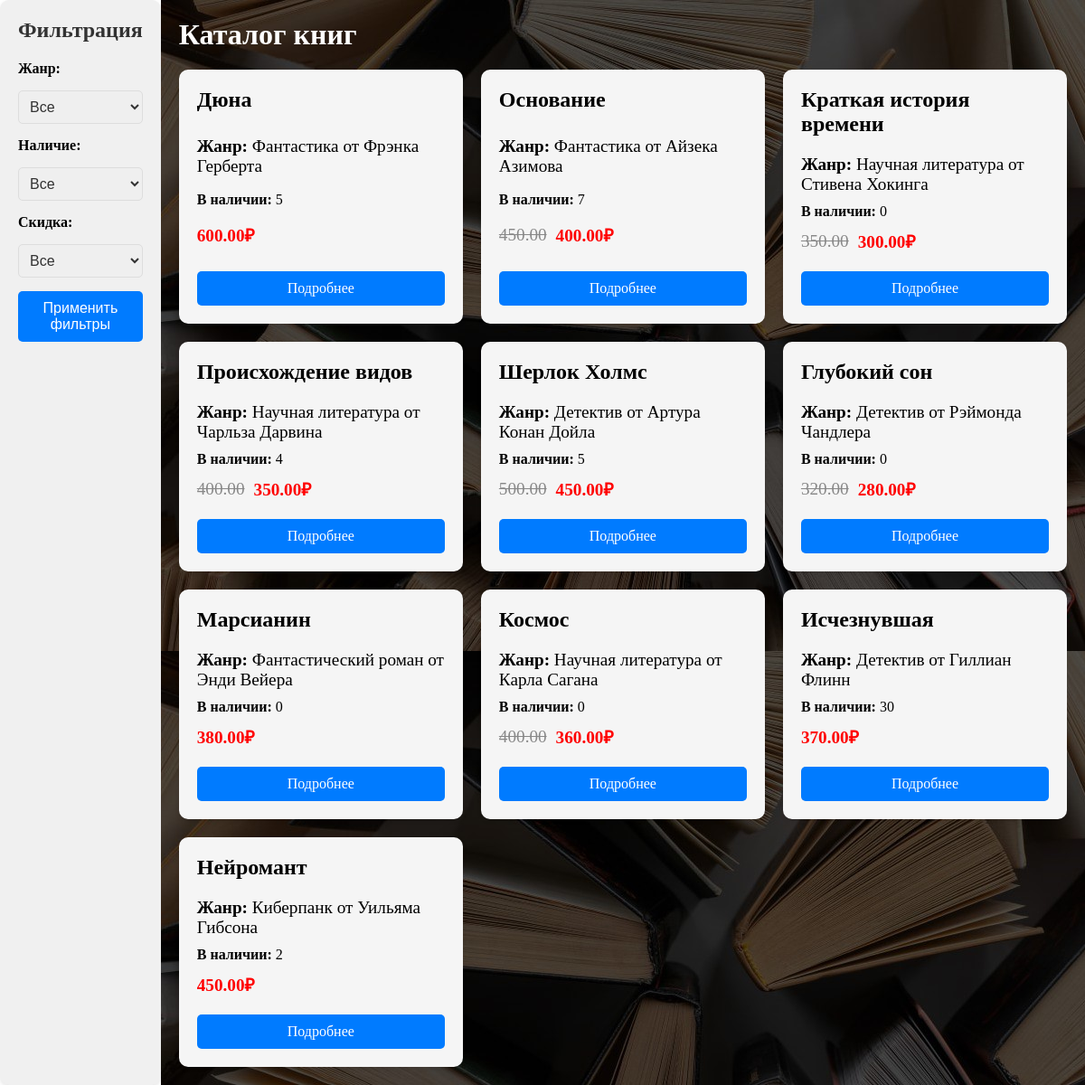
Screenshot of /views/main.php with the database file from the repository.
### tables this page shows
CREATE TABLE `product` (
  `id` int(10) UNSIGNED NOT NULL,
  `position` int(11) DEFAULT '0',
  `url` varchar(255) NOT NULL,
  `name` varchar(255) NOT NULL,
  `articul` varchar(255) NOT NULL,
  `price` decimal(10,2) NOT NULL,
  `currency_id` int(10) UNSIGNED DEFAULT NULL,
  `price_old` decimal(10,2) NOT NULL,
  `notice` text,
  `content` text,
  `visible` tinyint(1) NOT NULL,
  `quantity` int(11) NOT NULL,
  `image` text NOT NULL
);

### filter.php (called while the page is built, shortened)
<?php
include "../database.php";
function getFilteredProducts($filters) {
    global $pdo;
    $params = [];
    $sql = "SELECT * FROM product";
    $stmt = $pdo->prepare($sql);
    $stmt->execute($params);
    return $stmt->fetchAll();
}
$filters = [
    'discount' => $_GET['discount'] ?? null,
    'availability' => $_GET['availability'] ?? null,
    'genre' => $_GET['genre'] ?? null
];
$datas=getFilteredProducts($filters);
?>

### views/main.php (the view, shortened to what this page needs)
<?php
include "../database.php";
include "../filter.php";
?>
<!DOCTYPE html>
<html lang="en">
<head>
    <link rel="stylesheet" href="../css/main.css">
</head>
<body>
    <main class="main">
        <aside class="aside">
            <h2>Фильтрация</h2>
            <form id="filter-form">
                <div class="filter-group">
                    <label for="genre">Жанр:</label>
                    <select id="genre" name="genre">
                        <option value="">Все</option>
                    </select>
                </div>
                <div class="filter-group">
                    <label for="availability">Наличие:</label>
                    <select id="availability" name="availability">
                        <option value="">Все</option>
                    </select>
                </div>
                <div class="filter-group">
                    <label for="discount">Скидка:</label>
                    <select id="discount" name="discount">
                        <option value="">Все</option>
                    </select>
                </div>
                <button type="submit">Применить фильтры</button>
            </form>
        </aside>
        <div class="container__products">
            <h1 class="main__title">Каталог книг</h1>
            <div class="block__cards">
                <?php foreach ($datas as $data): ?>
                    <article class="card__content">
                        <header>
                            <h2 class="card__title"><?= htmlspecialchars($data['name']); ?></h2>
                        </header>
                        <p class="card__notice">
                            <strong>Жанр:</strong> <?= htmlspecialchars($data['notice']); ?>
                        </p>
                        <p class="quantity"><strong>В наличии:</strong> <?= htmlspecialchars($data['quantity']); ?></p>
                        <div class="card__prices">
                            <?php if (htmlspecialchars($data['price_old']) != htmlspecialchars($data['price'])): ?>
                                <span class="card__oldprice"><?= htmlspecialchars($data['price_old']); ?></span>
                            <?php endif; ?>
                            <span class="card__price"><?= htmlspecialchars($data['price']); ?>&#8381;</span>
                        </div>
                        <footer>
                            <a class="card__btn" href="product.php?url=<?= htmlspecialchars($data['url']); ?>">Подробнее</a>
                        </footer>
                    </article>
                <?php endforeach; ?>
            </div>
        </div>
    </main>
</body>
</html>

### css/main.css (style rules this page uses)
* { margin: 0; padding: 0; box-sizing: border-box; }
.main { display: flex; justify-content: space-between; }
.aside { background: #f0f0f0; padding: 20px; border-radius: 10px; box-shadow: 0 2px 5px rgba(0, 0, 0, 0.1); }
.aside h2 { color: #333; font-size: 1.5em; margin-bottom: 20px; }
.filter-group, label { margin-bottom: 15px; display: block; font-weight: bold; }
select { width: 100%; padding: 8px; border: 1px solid #ddd; border-radius: 5px; font-size: 1em; color: #333; }
button { display: block; width: 100%; padding: 10px; background-color: #007bff; color: white; border: none; border-radius: 5px; cursor: pointer; font-size: 1em; }
.container__products { padding: 20px; max-width: 1200px; margin: 0 auto; background: url('../assets/images/books.jpeg'); display: flex; flex-wrap: wrap; justify-content: flex-start; }
.main__title { text-align: center; margin-bottom: 20px; color: #fff; }
.block__cards { width: 100%; display: grid; grid-template-columns: repeat(3, 1fr); grid-gap: 20px; }
.card__content { background: #f5f5f5; padding: 20px; border-radius: 10px; box-shadow: 0 2px 5px rgba(0, 0, 0, 0.1); display: flex; flex-direction: column; justify-content: space-between; min-width: 0; }
.card__title { font-size: 1.5em; margin-bottom: 10px; }
.card__notice { margin: 10px 0; font-size: 1.2em; }
.card__prices { display: flex; align-items: center; margin: 10px 0; }
.card__oldprice { text-decoration: line-through; margin-right: 10px; font-size: 1.2em; color: #888; }
.card__price { color: #ff0000; font-weight: bold; font-size: 1.2em; }
.card__btn { text-align: center; display: block; padding: 10px 15px; background: #007bff; color: white; text-decoration: none; border-radius: 5px; margin-top: 10px; }

### rows the page displays
product: name "Дюна", notice "Фантастика от Фрэнка Герберта", quantity "5", price "600.00"
product: name "Основание", notice "Фантастика от Айзека Азимова", quantity "7", price_old "450.00", price "400.00"
product: name "Краткая история времени", notice "Научная литература от Стивена Хокинга", quantity "0", price_old "350.00", price "300.00"
product: name "Происхождение видов", notice "Научная литература от Чарльза Дарвина", quantity "4", price_old "400.00", price "350.00"
product: name "Шерлок Холмс", notice "Детектив от Артура Конан Дойла", quantity "5", price_old "500.00", price "450.00"
product: name "Глубокий сон", notice "Детектив от Рэймонда Чандлера", quantity "0", price_old "320.00", price "280.00"
product: name "Марсианин", notice "Фантастический роман от Энди Вейера", quantity "0", price "380.00"
product: name "Космос", notice "Научная литература от Карла Сагана", quantity "0", price_old "400.00", price "360.00"
product: name "Исчезнувшая", notice "Детектив от Гиллиан Флинн", quantity "30", price "370.00"
product: name "Нейромант", notice "Киберпанк от Уильяма Гибсона", quantity "2", price "450.00"
